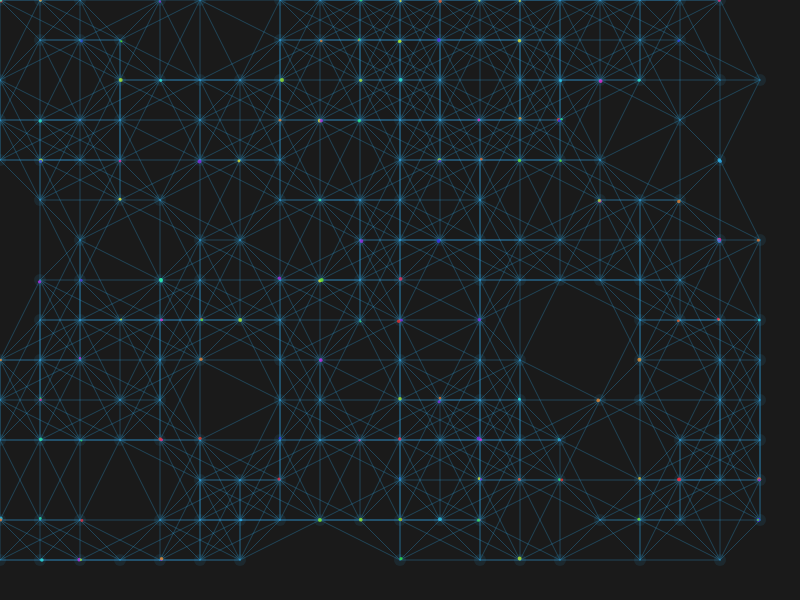
Frame 1 (no input)
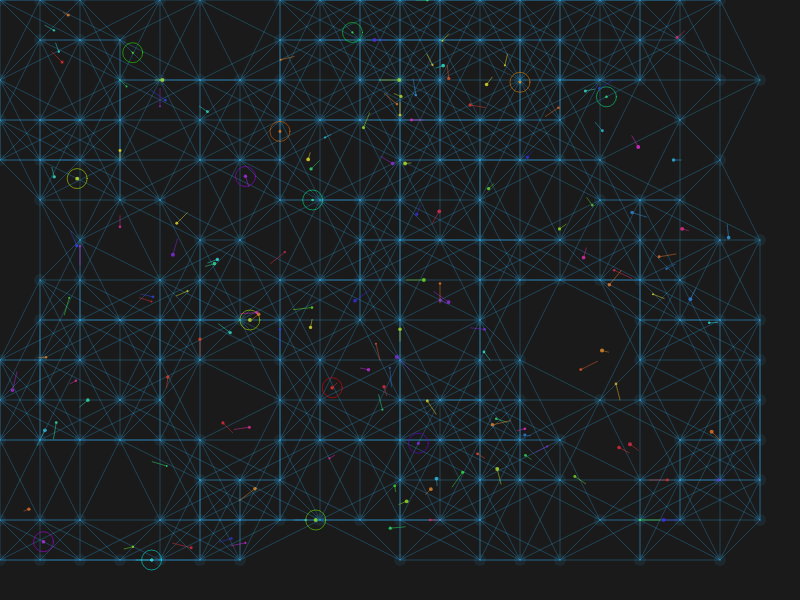
Frame 60 (no input)
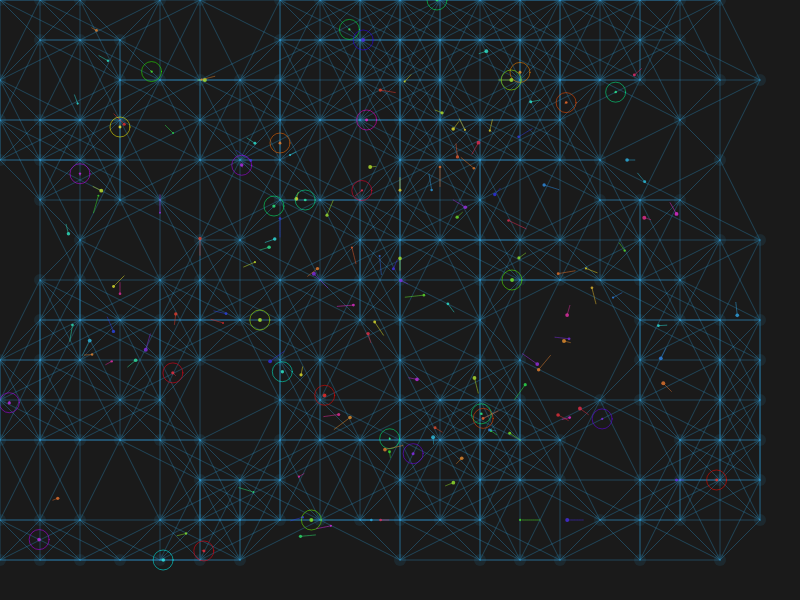
Frame 120 (the mouse pressed at the canvas centre since frame 60)

The p5.js sketch that drew these frames (run headless with seeded random() and noise() and a simulated clock; from frame 60 on, the mouse is pressed at the canvas centre):

// p5.js sketch
// ── sketch.js
let particles = [];
let pathways = [];
let connections = [];
let gridSize = 40;
let grid = [];

function setup() {
  createCanvas(800, 600);
  colorMode(HSB, 360, 100, 100, 1);
  
  // Create grid
  for (let x = 0; x < width; x += gridSize) {
    grid[x] = [];
    for (let y = 0; y < height; y += gridSize) {
      grid[x][y] = {x: x, y: y};
    }
  }

  // Create pathways
  for (let x = 0; x < width; x += gridSize) {
    for (let y = 0; y < height; y += gridSize) {
      if (random() > 0.3) {
        pathways.push({x, y});
      }
    }
  }

  // Create connections
  for (let i = 0; i < pathways.length; i++) {
    let p1 = pathways[i];
    for (let j = i + 1; j < pathways.length; j++) {
      let p2 = pathways[j];
      if (dist(p1.x, p1.y, p2.x, p2.y) < gridSize * 2.5) {
        connections.push({p1, p2});
      }
    }
  }

  // Create particles
  for (let i = 0; i < 150; i++) {
    let start = random(pathways);
    particles.push({
      x: start.x,
      y: start.y,
      target: null,
      speed: random(0.5, 2),
      hue: random(360),
      size: random(2, 4),
      trail: []
    });
  }
}

function draw() {
  background(0, 0, 10);
  
  // Draw connections
  stroke(200, 80, 90, 0.3);
  strokeWeight(1);
  for (let c of connections) {
    line(c.p1.x, c.p1.y, c.p2.x, c.p2.y);
  }
  
  // Draw pathways
  noStroke();
  for (let p of pathways) {
    fill(200, 80, 90, 0.1);
    ellipse(p.x, p.y, gridSize * 0.3, gridSize * 0.3);
  }

  // Update and draw particles
  for (let i = particles.length - 1; i >= 0; i--) {
    let p = particles[i];
    
    // Add to trail
    p.trail.push({x: p.x, y: p.y});
    if (p.trail.length > 10) {
      p.trail.shift();
    }
    
    // Draw trail
    noFill();
    stroke(p.hue, 80, 90, 0.5);
    strokeWeight(1);
    beginShape();
    for (let t of p.trail) {
      vertex(t.x, t.y);
    }
    endShape();
    
    // Move particle
    if (!p.target || dist(p.x, p.y, p.target.x, p.target.y) < 5) {
      let candidates = [];
      for (let c of connections) {
        if (c.p1 === p.target || c.p2 === p.target) {
          candidates.push(c.p1 === p.target ? c.p2 : c.p1);
        }
      }
      
      if (candidates.length > 0) {
        p.target = random(candidates);
      } else {
        // If no target, pick a new pathway
        let newPathway = random(pathways);
        p.target = newPathway;
      }
    }
    
    if (p.target) {
      let dx = p.target.x - p.x;
      let dy = p.target.y - p.y;
      let distance = sqrt(dx * dx + dy * dy);
      
      // Slow down at junction points
      let slowDown = 1;
      for (let c of connections) {
        if ((dist(p.x, p.y, c.p1.x, c.p1.y) < 20 || dist(p.x, p.y, c.p2.x, c.p2.y) < 20) && 
            distance < 50) {
          slowDown = 0.1;
        }
      }
      
      if (slowDown < 1) {
        // Create energy burst effect
        fill(p.hue, 100, 100, 0.5);
        noStroke();
        ellipse(p.x, p.y, 10 * slowDown, 10 * slowDown);
        
        // Burst effect
        if (frameCount % 30 === 0) {
          stroke(p.hue, 100, 100, 0.5);
          noFill();
          ellipse(p.x, p.y, 20 + frameCount % 20, 20 + frameCount % 20);
        }
      }
      
      p.x += dx / distance * p.speed * slowDown;
      p.y += dy / distance * p.speed * slowDown;
    }
    
    // Draw particle
    fill(p.hue, 80, 90, 0.8);
    noStroke();
    ellipse(p.x, p.y, p.size, p.size);
  }
}
